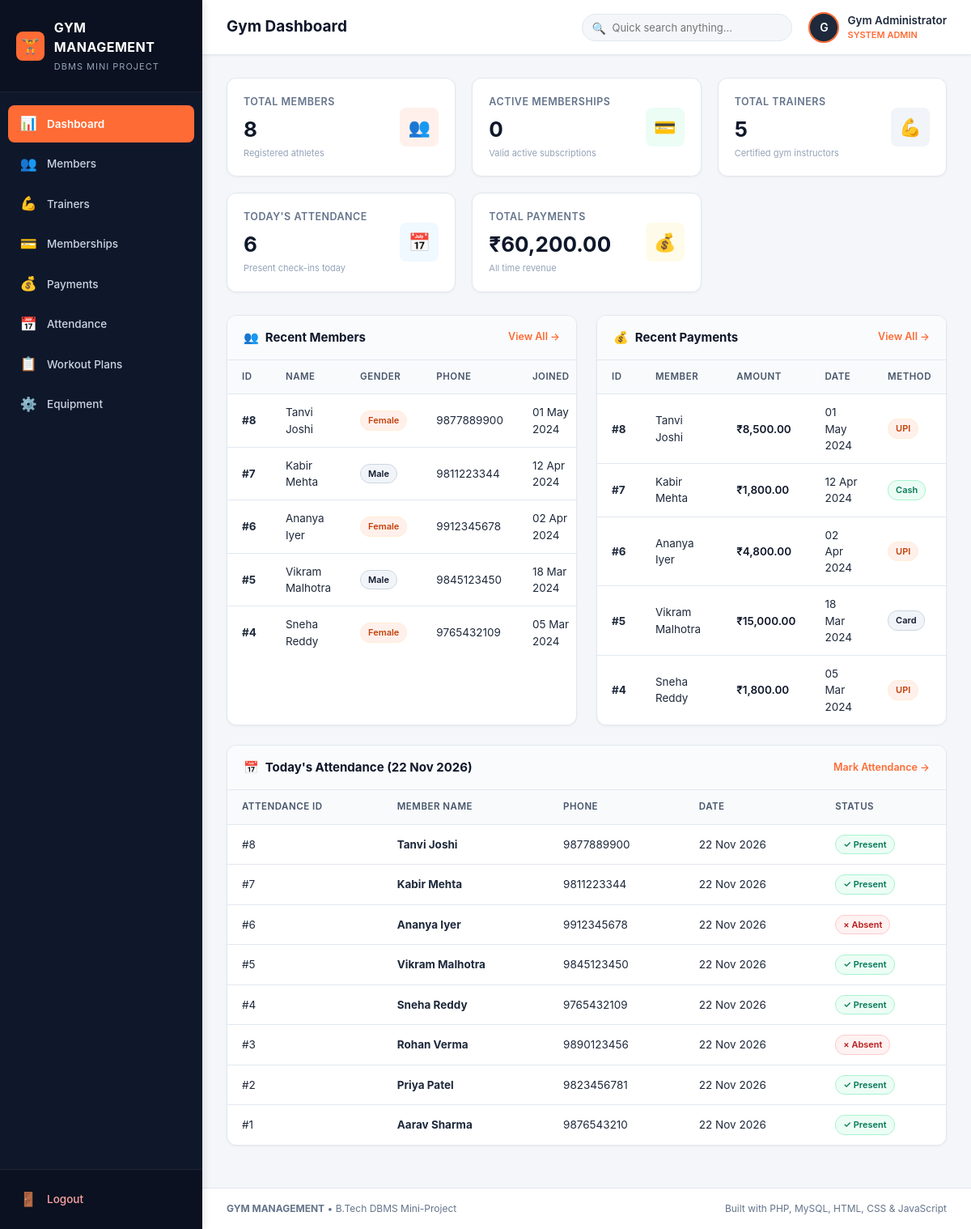
Screenshot of /dashboard.php (signed in) with the database file from the repository.
### tables this page shows
CREATE TABLE IF NOT EXISTS `Member` (
    `member_id` INT AUTO_INCREMENT PRIMARY KEY,
    `name` VARCHAR(100) NOT NULL,
    `gender` ENUM('Male', 'Female', 'Other') NOT NULL,
    `age` INT NOT NULL,
    `phone` VARCHAR(15) NOT NULL,
    `email` VARCHAR(100) NOT NULL,
    `join_date` DATE NOT NULL,
    `created_at` TIMESTAMP DEFAULT CURRENT_TIMESTAMP
);

CREATE TABLE IF NOT EXISTS `Payment` (
    `payment_id` INT AUTO_INCREMENT PRIMARY KEY,
    `member_id` INT NOT NULL,
    `payment_date` DATE NOT NULL,
    `amount` DECIMAL(10,2) NOT NULL,
    `payment_method` ENUM('Cash', 'UPI', 'Card') NOT NULL,
    `created_at` TIMESTAMP DEFAULT CURRENT_TIMESTAMP,
    CONSTRAINT `fk_payment_member` 
        FOREIGN KEY (`member_id`) REFERENCES `Member`(`member_id`) 
        ON DELETE CASCADE ON UPDATE CASCADE
);

CREATE TABLE IF NOT EXISTS `Attendance` (
    `attendance_id` INT AUTO_INCREMENT PRIMARY KEY,
    `member_id` INT NOT NULL,
    `attendance_date` DATE NOT NULL,
    `status` ENUM('Present', 'Absent') NOT NULL,
    `created_at` TIMESTAMP DEFAULT CURRENT_TIMESTAMP,
    CONSTRAINT `fk_attendance_member` 
        FOREIGN KEY (`member_id`) REFERENCES `Member`(`member_id`) 
        ON DELETE CASCADE ON UPDATE CASCADE
);

### db.php (called while the page is built, shortened)
<?php
function format_currency($amount) {
    return "₹" . number_format((float)$amount, 2);
}
function format_date($date_str) {
    return date("d M Y", strtotime($date_str));
}
?>

### dashboard.php (the view)
<?php
$page_title = "Gym Dashboard";
require_once __DIR__ . '/header.php';
$q_members = $conn->query("SELECT COUNT(*) AS total FROM `Member`");
$total_members = ($q_members) ? $q_members->fetch_assoc()['total'] : 0;
$q_active_sub = $conn->query("SELECT COUNT(*) AS total FROM `Membership` WHERE `end_date` >= CURDATE()");
$active_memberships = ($q_active_sub) ? $q_active_sub->fetch_assoc()['total'] : 0;
$q_trainers = $conn->query("SELECT COUNT(*) AS total FROM `Trainer`");
$total_trainers = ($q_trainers) ? $q_trainers->fetch_assoc()['total'] : 0;
$q_attendance = $conn->query("SELECT COUNT(*) AS total FROM `Attendance` WHERE `attendance_date` = CURDATE() AND `status` = 'Present'");
$today_attendance = ($q_attendance) ? $q_attendance->fetch_assoc()['total'] : 0;
$q_payments = $conn->query("SELECT COALESCE(SUM(`amount`), 0) AS total FROM `Payment`");
$total_payments = ($q_payments) ? $q_payments->fetch_assoc()['total'] : 0;
$recent_members = $conn->query("SELECT * FROM `Member` ORDER BY `join_date` DESC, `member_id` DESC LIMIT 5");
$recent_payments = $conn->query("
    SELECT p.payment_id, m.name AS member_name, p.amount, p.payment_date, p.payment_method
    FROM `Payment` p
    JOIN `Member` m ON p.member_id = m.member_id
    ORDER BY p.payment_date DESC, p.payment_id DESC
    LIMIT 5
");
$today_records = $conn->query("
    SELECT a.attendance_id, m.name AS member_name, m.phone, a.attendance_date, a.status
    FROM `Attendance` a
    JOIN `Member` m ON a.member_id = m.member_id
    WHERE a.attendance_date = CURDATE()
    ORDER BY a.attendance_id DESC
");
if ($today_records && $today_records->num_rows === 0) {
    $today_records = $conn->query("
        SELECT a.attendance_id, m.name AS member_name, m.phone, a.attendance_date, a.status
        FROM `Attendance` a
        JOIN `Member` m ON a.member_id = m.member_id
        ORDER BY a.attendance_date DESC, a.attendance_id DESC
        LIMIT 6
    ");
    $is_recent_fallback = true;
} else {
    $is_recent_fallback = false;
}
?>
<div class="stats-grid">
    <div class="stat-card">
        <div class="stat-details">
            <span class="stat-title">Total Members</span>
            <span class="stat-value"><?php echo number_format($total_members); ?></span>
            <span class="stat-subtext">Registered athletes</span>
        </div>
        <div class="stat-icon orange">👥</div>
    </div>
    <div class="stat-card">
        <div class="stat-details">
            <span class="stat-title">Active Memberships</span>
            <span class="stat-value"><?php echo number_format($active_memberships); ?></span>
            <span class="stat-subtext">Valid active subscriptions</span>
        </div>
        <div class="stat-icon green">💳</div>
    </div>
    <div class="stat-card">
        <div class="stat-details">
            <span class="stat-title">Total Trainers</span>
            <span class="stat-value"><?php echo number_format($total_trainers); ?></span>
            <span class="stat-subtext">Certified gym instructors</span>
        </div>
        <div class="stat-icon navy">💪</div>
    </div>
    <div class="stat-card">
        <div class="stat-details">
            <span class="stat-title">Today's Attendance</span>
            <span class="stat-value"><?php echo number_format($today_attendance); ?></span>
            <span class="stat-subtext">Present check-ins today</span>
        </div>
        <div class="stat-icon blue">📅</div>
    </div>
    <div class="stat-card">
        <div class="stat-details">
            <span class="stat-title">Total Payments</span>
            <span class="stat-value"><?php echo format_currency($total_payments); ?></span>
            <span class="stat-subtext">All time revenue</span>
        </div>
        <div class="stat-icon yellow">💰</div>
    </div>
</div>
<div class="dashboard-grid">
    <div class="content-card">
        <div class="card-header">
            <h3><span>👥</span> Recent Members</h3>
            <a href="members.php">View All &rarr;</a>
        </div>
        <div class="table-responsive">
            <table class="data-table">
                <thead>
                    <tr>
                        <th>ID</th>
                        <th>Name</th>
                        <th>Gender</th>
                        <th>Phone</th>
                        <th>Joined</th>
                    </tr>
                </thead>
                <tbody>
                    <?php if ($recent_members && $recent_members->num_rows > 0): ?>
                        <?php while ($member = $recent_members->fetch_assoc()): ?>
                            <tr>
                                <td><strong>#<?php echo $member['member_id']; ?></strong></td>
                                <td><?php echo htmlspecialchars($member['name']); ?></td>
                                <td>
                                    <span class="badge <?php echo ($member['gender'] == 'Male') ? 'badge-navy' : 'badge-orange'; ?>">
                                        <?php echo htmlspecialchars($member['gender']); ?>
                                    </span>
                                </td>
                                <td><?php echo htmlspecialchars($member['phone']); ?></td>
                                <td><?php echo format_date($member['join_date']); ?></td>
                            </tr>
                        <?php endwhile; ?>
                    <?php else: ?>
                        <tr><td colspan="5" class="empty-state">No members found.</td></tr>
                    <?php endif; ?>
                </tbody>
            </table>
        </div>
    </div>
    <div class="content-card">
        <div class="card-header">
            <h3><span>💰</span> Recent Payments</h3>
            <a href="payments.php">View All &rarr;</a>
        </div>
        <div class="table-responsive">
            <table class="data-table">
                <thead>
                    <tr>
                        <th>ID</th>
                        <th>Member</th>
                        <th>Amount</th>
                        <th>Date</th>
                        <th>Method</th>
                    </tr>
                </thead>
                <tbody>
                    <?php if ($recent_payments && $recent_payments->num_rows > 0): ?>
                        <?php while ($payment = $recent_payments->fetch_assoc()): ?>
                            <tr>
                                <td><strong>#<?php echo $payment['payment_id']; ?></strong></td>
                                <td><?php echo htmlspecialchars($payment['member_name']); ?></td>
                                <td style="font-weight: 600; color: #0f172a;"><?php echo format_currency($payment['amount']); ?></td>
                                <td><?php echo format_date($payment['payment_date']); ?></td>
                                <td>
                                    <span class="badge <?php
                                        echo ($payment['payment_method'] == 'UPI') ? 'badge-orange' :
                                            (($payment['payment_method'] == 'Card') ? 'badge-navy' : 'badge-success');
                                    ?>">
                                        <?php echo htmlspecialchars($payment['payment_method']); ?>
                                    </span>
                                </td>
                            </tr>
                        <?php endwhile; ?>
                    <?php else: ?>
                        <tr><td colspan="5" class="empty-state">No payments recorded.</td></tr>
                    <?php endif; ?>
                </tbody>
            </table>
        </div>
    </div>
</div>
<div class="dashboard-full">
    <div class="content-card">
        <div class="card-header">
            <h3>
                <span>📅</span>
                <?php echo ($is_recent_fallback) ? "Recent Attendance Records" : "Today's Attendance (" . date("d M Y") . ")"; ?>
            </h3>
            <a href="attendance.php">Mark Attendance &rarr;</a>
        </div>
        <div class="table-responsive">
            <table class="data-table">
                <thead>
                    <tr>
                        <th>Attendance ID</th>
                        <th>Member Name</th>
                        <th>Phone</th>
                        <th>Date</th>
                        <th>Status</th>
                    </tr>
                </thead>
                <tbody>
                    <?php if ($today_records && $today_records->num_rows > 0): ?>
                        <?php while ($att = $today_records->fetch_assoc()): ?>
                            <tr>
                                <td>#<?php echo $att['attendance_id']; ?></td>
                                <td><strong><?php echo htmlspecialchars($att['member_name']); ?></strong></td>
                                <td><?php echo htmlspecialchars($att['phone']); ?></td>
                                <td><?php echo format_date($att['attendance_date']); ?></td>
                                <td>
                                    <?php if ($att['status'] === 'Present'): ?>
                                        <span class="badge badge-success">✓ Present</span>
                                    <?php else: ?>
                                        <span class="badge badge-danger">&times; Absent</span>
                                    <?php endif; ?>
                                </td>
                            </tr>
                        <?php endwhile; ?>
                    <?php else: ?>
                        <tr><td colspan="5" class="empty-state">No attendance records for today.</td></tr>
                    <?php endif; ?>
                </tbody>
            </table>
        </div>
    </div>
</div>
<?php require_once __DIR__ . '/footer.php'; ?>

### header.php (shortened to what this page needs)
<?php
require_once __DIR__ . '/db.php';
$current_page = basename($_SERVER['PHP_SELF']);
$admin_name = isset($_SESSION['admin_name']) ? $_SESSION['admin_name'] : 'Administrator';
?>
<!DOCTYPE html>
<html lang="en">
<head>
    <link rel="stylesheet" href="css/style.css">
</head>
<body>
<div class="app-container">
    <aside class="sidebar">
        <div class="sidebar-brand">
            <div class="brand-icon">🏋️</div>
            <div class="brand-text">
                <h2>GYM MANAGEMENT</h2>
                <span>DBMS Mini Project</span>
            </div>
        </div>
        <nav class="sidebar-nav">
            <a href="dashboard.php" class="nav-link <?php echo ($current_page == 'dashboard.php') ? 'active' : ''; ?>">
                <span class="nav-icon">📊</span>
                <span>Dashboard</span>
            </a>
            <a href="members.php" class="nav-link <?php echo ($current_page == 'members.php') ? 'active' : ''; ?>">
                <span class="nav-icon">👥</span>
                <span>Members</span>
            </a>
            <a href="trainers.php" class="nav-link <?php echo ($current_page == 'trainers.php') ? 'active' : ''; ?>">
                <span class="nav-icon">💪</span>
                <span>Trainers</span>
            </a>
            <a href="membership.php" class="nav-link <?php echo ($current_page == 'membership.php') ? 'active' : ''; ?>">
                <span class="nav-icon">💳</span>
                <span>Memberships</span>
            </a>
            <a href="payments.php" class="nav-link <?php echo ($current_page == 'payments.php') ? 'active' : ''; ?>">
                <span class="nav-icon">💰</span>
                <span>Payments</span>
            </a>
            <a href="attendance.php" class="nav-link <?php echo ($current_page == 'attendance.php') ? 'active' : ''; ?>">
                <span class="nav-icon">📅</span>
                <span>Attendance</span>
            </a>
            <a href="workout.php" class="nav-link <?php echo ($current_page == 'workout.php') ? 'active' : ''; ?>">
                <span class="nav-icon">📋</span>
                <span>Workout Plans</span>
            </a>
            <a href="equipment.php" class="nav-link <?php echo ($current_page == 'equipment.php') ? 'active' : ''; ?>">
                <span class="nav-icon">⚙️</span>
                <span>Equipment</span>
            </a>
        </nav>
        <div class="sidebar-footer">
            <a href="logout.php" class="nav-link logout-link" onclick="return confirm('Are you sure you want to log out?');">
                <span class="nav-icon">🚪</span>
                <span>Logout</span>
            </a>
        </div>
    </aside>
    <main class="main-content">
        <header class="top-header">
            <div class="header-left">
                <h1><?php echo isset($page_title) ? htmlspecialchars($page_title) : "Gym Dashboard"; ?></h1>
            </div>
            <div class="header-right">
                <div class="header-search">
                    <span class="search-icon">🔍</span>
                    <input type="text" id="globalSearchInput" placeholder="Quick search anything...">
                </div>
                <div class="admin-profile">
                    <div class="admin-avatar">
                        <?php echo strtoupper(substr($admin_name, 0, 1)); ?>
                    </div>
                    <div class="admin-info">
                        <span class="admin-name"><?php echo htmlspecialchars($admin_name); ?></span>
                        <span class="admin-role">System Admin</span>
                    </div>
                </div>
            </div>
        </header>
        <div class="page-container">

### footer.php (shortened to what this page needs)
        </div>
        <footer class="app-footer">
            <div>
                <strong>GYM MANAGEMENT</strong> &bull; B.Tech DBMS Mini-Project
            </div>
            <div>
                Built with PHP, MySQL, HTML, CSS & JavaScript
            </div>
        </footer>
    </main>
</div>
</body>
</html>

### rows the page displays
member: member_id "8", name "Tanvi Joshi", gender "Female", phone "9877889900", join_date "01 May 2024"
member: member_id "7", name "Kabir Mehta", gender "Male", phone "9811223344", join_date "12 Apr 2024"
member: member_id "6", name "Ananya Iyer", gender "Female", phone "9912345678", join_date "02 Apr 2024"
member: member_id "5", name "Vikram Malhotra", gender "Male", phone "9845123450", join_date "18 Mar 2024"
member: member_id "4", name "Sneha Reddy", gender "Female", phone "9765432109", join_date "05 Mar 2024"
payment: payment_id "8", member.name "Tanvi Joshi", amount "₹8,500.00", payment_date "01 May 2024", payment_method "UPI"
payment: payment_id "7", member.name "Kabir Mehta", amount "₹1,800.00", payment_date "12 Apr 2024", payment_method "Cash"
payment: payment_id "6", member.name "Ananya Iyer", amount "₹4,800.00", payment_date "02 Apr 2024", payment_method "UPI"
payment: payment_id "5", member.name "Vikram Malhotra", amount "₹15,000.00", payment_date "18 Mar 2024", payment_method "Card"
payment: payment_id "4", member.name "Sneha Reddy", amount "₹1,800.00", payment_date "05 Mar 2024", payment_method "UPI"
attendance: attendance_id "8", member.name "Tanvi Joshi", member.phone "9877889900", attendance_date "22 Nov 2026", status "✓ Present"
attendance: attendance_id "7", member.name "Kabir Mehta", member.phone "9811223344", attendance_date "22 Nov 2026", status "✓ Present"
attendance: attendance_id "6", member.name "Ananya Iyer", member.phone "9912345678", attendance_date "22 Nov 2026", status "× Absent"
attendance: attendance_id "5", member.name "Vikram Malhotra", member.phone "9845123450", attendance_date "22 Nov 2026", status "✓ Present"
attendance: attendance_id "4", member.name "Sneha Reddy", member.phone "9765432109", attendance_date "22 Nov 2026", status "✓ Present"
attendance: attendance_id "3", member.name "Rohan Verma", member.phone "9890123456", attendance_date "22 Nov 2026", status "× Absent"
attendance: attendance_id "2", member.name "Priya Patel", member.phone "9823456781", attendance_date "22 Nov 2026", status "✓ Present"
attendance: attendance_id "1", member.name "Aarav Sharma", member.phone "9876543210", attendance_date "22 Nov 2026", status "✓ Present"

### other values shown
$page_title "Gym Dashboard"
substr($admin_name, 0, 1) "G"
$admin_name "Gym Administrator"
$total_members "8"
$active_memberships "0"
$total_trainers "5"
$today_attendance "6"
format_currency($total_payments) "₹60,200.00"
